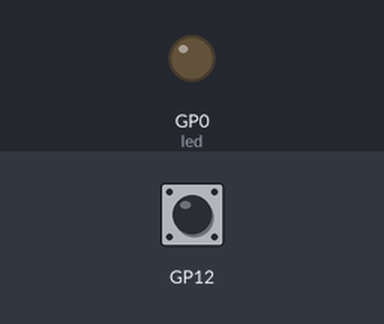
The program below on a simulated Raspberry Pi Pico running MicroPython. Shown: output pins drawn as LEDs (lit = HIGH). Inputs (shaded band) come from the test bench.

Above: at 1.2 s.
1.3 s: button A pressed for 0.15 s
At 1.6 s:
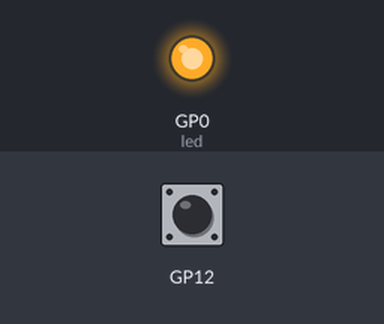
Timing chart, 0 to 22.8 s (numbered marks = the images above; inputs shaded):
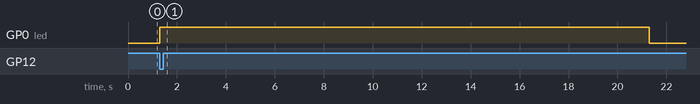

Measured:
- after the input at 1.3 s, GP0 (led): LOW → HIGH at once, → LOW 20.0 s later

The program:

finalFlashy.py
```python
import picoexplorer as explorer
from machine import Pin
from utime import sleep

# Button and LED Setup
button_a = Pin(12, Pin.IN, Pin.PULL_UP)

led = Pin(0, Pin.OUT)  # Set up onboard LED pin

# Constants
ON = 1
OFF = 0
TIME_FOR_LIGHT = 20  # Number of seconds the LED will stay on

countdown = 0  # Countdown timer variable

while True:
    # Check if button A is pressed
    if button_a.value() == 0:  # Button is pressed (PULL_UP logic)
        countdown = TIME_FOR_LIGHT  # Start countdown
        led.value(ON)  # Turn LED on

    # Countdown logic
    if countdown > 0:
        countdown -= 1
        sleep(1)  # Wait for 1 second
    else:
        led.value(OFF)  # Turn LED off
        sleep(0.1)  # Short delay for loop stability
```
